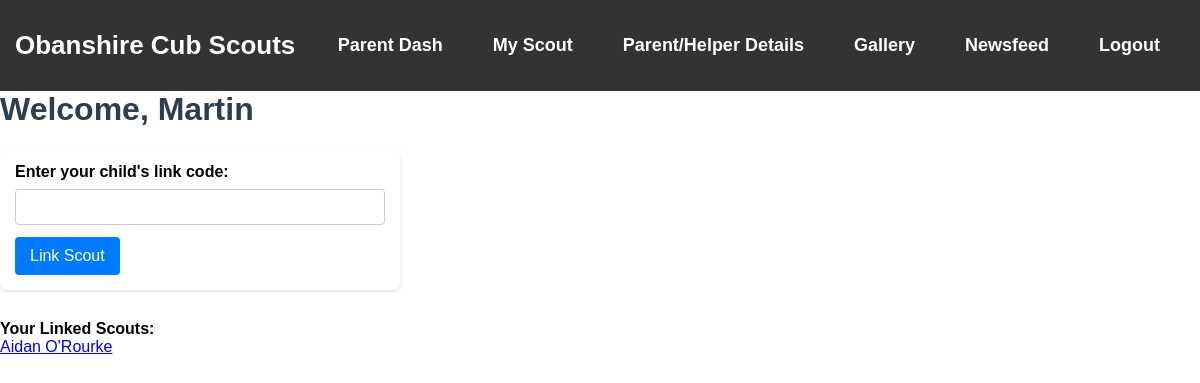
The app's page /public/parent/myscout.php (signed in), older data.
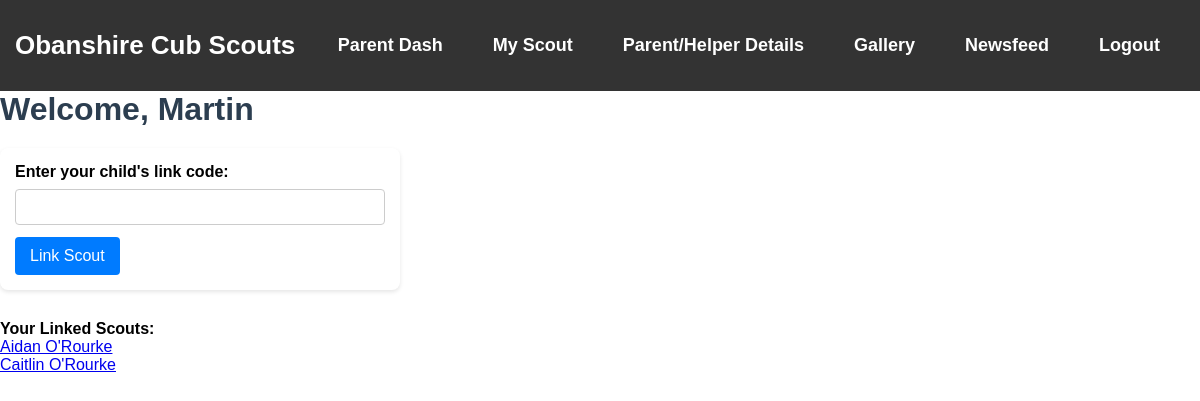
The same page, newer data.
### tables this page shows
CREATE TABLE `users` (
  `id` int(11) NOT NULL,
  `username` varchar(50) NOT NULL,
  `password` varchar(255) NOT NULL,
  `email` varchar(100) NOT NULL,
  `user_type` enum('admin','scout','parent') NOT NULL,
  `first_name` varchar(255) DEFAULT NULL,
  `surname` varchar(255) DEFAULT NULL
);

### public/parent/myscout.php (the view, shortened to what this page needs)
<?php
include 'config/config.php';
include 'includes/header.php';
$username = $_SESSION['username'];
$stmt = $conn->prepare("SELECT * FROM users WHERE username = ?");
$stmt->bind_param("s", $username);
$stmt->execute();
$parent = $stmt->get_result()->fetch_assoc();
$linkedStmt = $conn->prepare("
    SELECT u.id, u.first_name, u.surname
    FROM users u
    INNER JOIN parent_scout_links psl ON u.id = psl.scout_id
    WHERE psl.parent_id = ?
");
$linkedStmt->bind_param("i", $parent['id']);
$linkedStmt->execute();
$linkedScouts = $linkedStmt->get_result();
?>
<!DOCTYPE html>
<html>
<link rel="stylesheet" href="assets/css/myscout.css">
<head><title>My Scout</title></head>
<body>
    <h1>Welcome, <?php echo htmlspecialchars($parent['first_name']); ?></h1>
    <form method="post">
        <label>Enter your child's link code:</label>
        <input type="text" name="link_code" required>
        <button type="submit">Link Scout</button>
    </form>
    <h2>Your Linked Scouts:</h2>
<ul>
<?php while ($row = $linkedScouts->fetch_assoc()): ?>
    <li>
        <a href="badges?id=<?php echo urlencode($row['id']); ?>">
            <?php echo htmlspecialchars($row['first_name'] . ' ' . $row['surname']); ?>
        </a>
    </li>
<?php endwhile; ?>
</ul>
</body>
</html>

Row changes from the older to the newer data that the page shows:
added users: first_name+surname "Caitlin O'Rourke"
